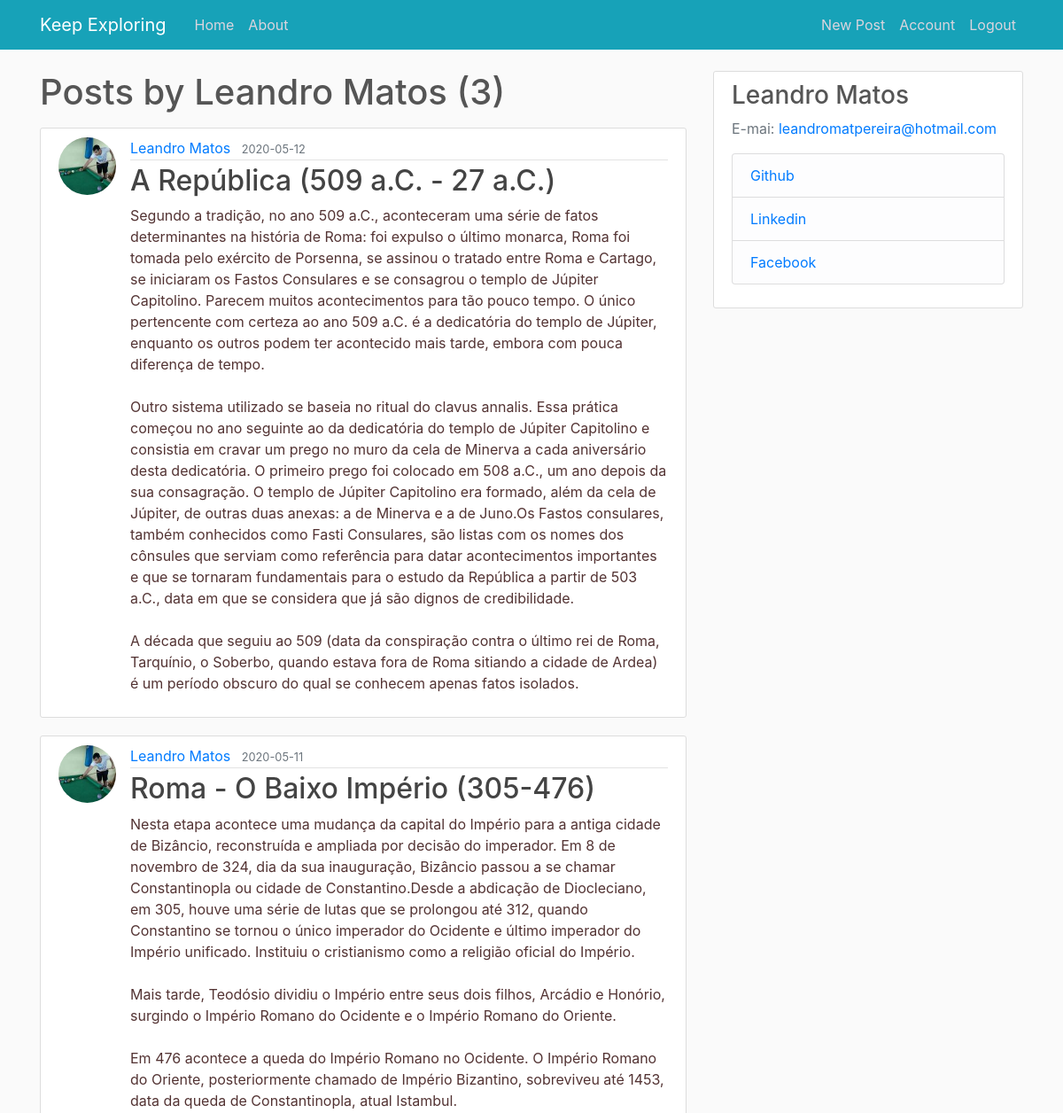
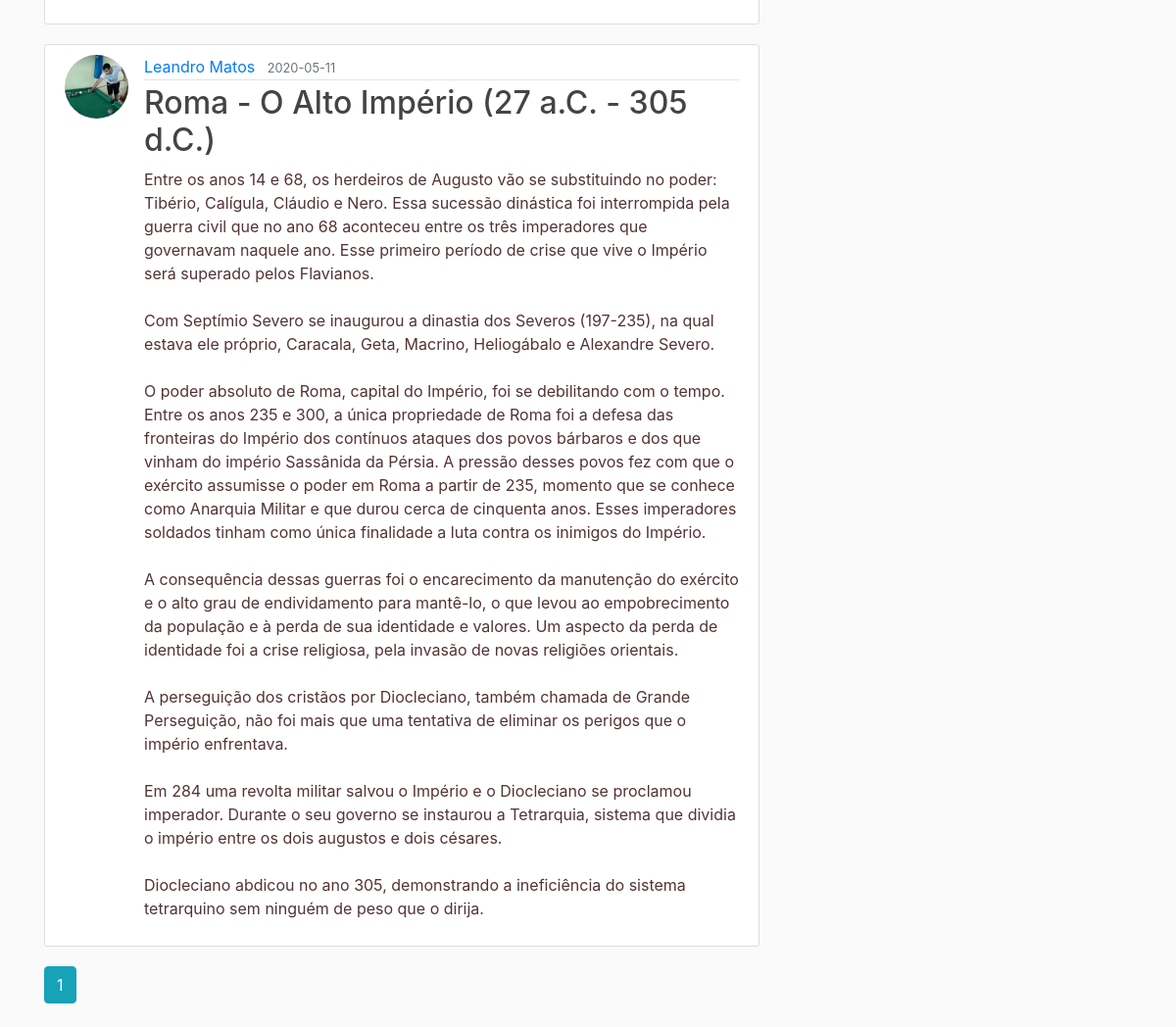
Screenshot of /user/Leandro Matos (signed in) with the database file from the repository (2 pictures, top to bottom).
### flaskblog/models.py (models this page shows, shortened)
class User(db.Model, UserMixin):
    id = db.Column(db.Integer, primary_key=True)
    username = db.Column(db.String(20), unique=True, nullable=False)
    email = db.Column(db.String(120), unique=True, nullable=False)
    image_file = db.Column(db.String(20), nullable=False, default='default.jpg')
    password = db.Column(db.String(60), nullable=False)
    posts = db.relationship('Post', backref='author', lazy=True)

class Post(db.Model):
    id = db.Column(db.Integer, primary_key=True)
    title = db.Column(db.String(100), nullable=False)
    date_posted = db.Column(db.DateTime, nullable=False, default=datetime.utcnow)
    content = db.Column(db.Text, nullable=False)
    user_id = db.Column(db.Integer, db.ForeignKey('user.id'), nullable=False)

### flaskblog/users/routes.py (the view)
@users.route("/user/<string:username>")
def user_posts(username):
    page = request.args.get('page', 1, type=int)
    user = User.query.filter_by(username=username).first_or_404()
    posts = Post.query.filter_by(author=user)\
        .order_by(Post.date_posted.desc())\
        .paginate(page=page, per_page=5)
    return render_template('user_posts.html', posts=posts, user=user)

### flaskblog/models.py (called while the page is built)
@login_manager.user_loader
def load_user(user_id):
    return User.query.get(int(user_id))

### flaskblog/templates/user_posts.html
{% extends "layout.html" %}
{% block content %}
    <h1 class="mb-3">Posts by {{ user.username }} ({{ posts.total }})</h1>
    {% for post in posts.items %}
        <article class="media content-section">
          <img class="rounded-circle article-img" src="{{ url_for('static', filename='profile_pics/' + post.author.image_file) }}">
          <div class="media-body">
            <div class="article-metadata">
              <a class="mr-2" href="{{ url_for('users.user_posts', username=post.author.username) }}">{{ post.author.username }}</a>
              <small class="text-muted">{{ post.date_posted.strftime('%Y-%m-%d') }}</small>
            </div>
            <h2><a class="article-title" href="{{ url_for('posts.post', post_id=post.id) }}">{{ post.title }}</a></h2>
            <p class="article-content">{{ post.content }}</p>
          </div>
        </article>
    {% endfor %}
    {% for page_num in posts.iter_pages(left_edge=1, right_edge=1, left_current=1, right_current=2) %}
      {% if page_num %}
        {% if posts.page == page_num %}
          <a class="btn btn-info mb-4" href="{{ url_for('users.user_posts', username=user.username, page=page_num) }}">{{ page_num }}</a>
        {% else %}
          <a class="btn btn-outline-info mb-4" href="{{ url_for('users.user_posts', username=user.username, page=page_num) }}">{{ page_num }}</a>
        {% endif %}
      {% else %}
        ...
      {% endif %}
    {% endfor %}
{% endblock content %}

### flaskblog/static/main.css (style rules this page uses)
body { background: #fafafa; color: #533333; margin-top: 5rem; }
h1, h2, h3, h4, h5, h6 { color: #555555; }
.content-section { background: #ffffff; padding: 10px 20px; border: 1px solid #dddddd; border-radius: 3px; margin-bottom: 20px; }
.article-title { color: #444444; }
.article-content { white-space: pre-line; }
.article-img { height: 65px; width: 65px; margin-right: 16px; }
.article-metadata { padding-bottom: 1px; margin-bottom: 4px; border-bottom: 1px solid #e3e3e3 }

### rows the page displays
User: username "Leandro Matos"
Post: image_file (picture), author.username "Leandro Matos", date_posted "2020-05-12", title "A República (509 a.C. - 27 a.C.)", content "Segundo a tradição, no ano 509 a.C., aconteceram uma série de fatos determinantes na história de Roma: foi expulso o último monarca, Roma foi tomada pelo exército de Porsenna, se assinou o tratado entre Roma e Cartago, se iniciaram os Fastos Consulares e se consagrou o templo de Júpiter Capitolino. Parecem muitos acontecimentos para tão pouco tempo. O único pertencente com certeza ao ano 509 a.C. é a dedicatória do templo de Júpiter, enquanto os outros podem ter acontecido mais tarde, embora com pouca diferença de tempo. Outro sistema utilizado se baseia no ritual do clavus annalis. Essa prática começou no ano seguinte ao da dedicatória do templo de Júpiter Capitolino e consistia em cravar…"
Post: image_file (picture), author.username "Leandro Matos", date_posted "2020-05-11", title "Roma - O Baixo Império (305-476)", content "Nesta etapa acontece uma mudança da capital do Império para a antiga cidade de Bizâncio, reconstruída e ampliada por decisão do imperador. Em 8 de novembro de 324, dia da sua inauguração, Bizâncio passou a se chamar Constantinopla ou cidade de Constantino.Desde a abdicação de Diocleciano, em 305, houve uma série de lutas que se prolongou até 312, quando Constantino se tornou o único imperador do Ocidente e último imperador do Império unificado. Instituiu o cristianismo como a religião oficial do Império. Mais tarde, Teodósio dividiu o Império entre seus dois filhos, Arcádio e Honório, surgindo o Império Romano do Ocidente e o Império Romano do Oriente. Em 476 acontece a queda do Império…"
Post: image_file (picture), author.username "Leandro Matos", date_posted "2020-05-11", title "Roma - O Alto Império (27 a.C. - 305 d.C.)", content "Entre os anos 14 e 68, os herdeiros de Augusto vão se substituindo no poder: Tibério, Calígula, Cláudio e Nero. Essa sucessão dinástica foi interrompida pela guerra civil que no ano 68 aconteceu entre os três imperadores que governavam naquele ano. Esse primeiro período de crise que vive o Império será superado pelos Flavianos. Com Septímio Severo se inaugurou a dinastia dos Severos (197-235), na qual estava ele próprio, Caracala, Geta, Macrino, Heliogábalo e Alexandre Severo. O poder absoluto de Roma, capital do Império, foi se debilitando com o tempo. Entre os anos 235 e 300, a única propriedade de Roma foi a defesa das fronteiras do Império dos contínuos ataques dos povos bárbaros e dos…"

### other values shown
{{ posts.total }} "3"
{{ page_num }} "1"
